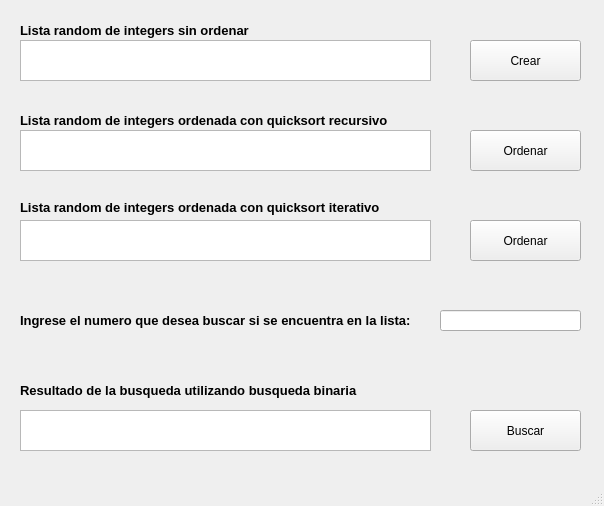
<?xml version="1.0" encoding="UTF-8"?>
<ui version="4.0">
 <class>MainWindow</class>
 <widget class="QMainWindow" name="MainWindow">
  <property name="geometry">
   <rect>
    <x>0</x>
    <y>0</y>
    <width>604</width>
    <height>506</height>
   </rect>
  </property>
  <property name="windowTitle">
   <string>MainWindow</string>
  </property>
  <widget class="QWidget" name="centralwidget">
   <widget class="QTextEdit" name="listasinordenar">
    <property name="geometry">
     <rect>
      <x>20</x>
      <y>40</y>
      <width>411</width>
      <height>41</height>
     </rect>
    </property>
   </widget>
   <widget class="QPushButton" name="crear">
    <property name="geometry">
     <rect>
      <x>470</x>
      <y>40</y>
      <width>111</width>
      <height>41</height>
     </rect>
    </property>
    <property name="text">
     <string>Crear</string>
    </property>
   </widget>
   <widget class="QLabel" name="label">
    <property name="geometry">
     <rect>
      <x>20</x>
      <y>10</y>
      <width>251</width>
      <height>41</height>
     </rect>
    </property>
    <property name="text">
     <string>&lt;html&gt;&lt;head/&gt;&lt;body&gt;&lt;p&gt;&lt;span style=&quot; font-size:10pt; font-weight:600;&quot;&gt;Lista random de integers sin ordenar&lt;/span&gt;&lt;/p&gt;&lt;/body&gt;&lt;/html&gt;</string>
    </property>
   </widget>
   <widget class="QTextEdit" name="listarecursiva">
    <property name="geometry">
     <rect>
      <x>20</x>
      <y>130</y>
      <width>411</width>
      <height>41</height>
     </rect>
    </property>
   </widget>
   <widget class="QPushButton" name="OrdenarR">
    <property name="geometry">
     <rect>
      <x>470</x>
      <y>130</y>
      <width>111</width>
      <height>41</height>
     </rect>
    </property>
    <property name="text">
     <string>Ordenar</string>
    </property>
   </widget>
   <widget class="QLabel" name="label_2">
    <property name="geometry">
     <rect>
      <x>20</x>
      <y>100</y>
      <width>401</width>
      <height>41</height>
     </rect>
    </property>
    <property name="text">
     <string>&lt;html&gt;&lt;head/&gt;&lt;body&gt;&lt;p&gt;&lt;span style=&quot; font-size:10pt; font-weight:600;&quot;&gt;Lista random de integers ordenada con quicksort recursivo&lt;/span&gt;&lt;/p&gt;&lt;/body&gt;&lt;/html&gt;</string>
    </property>
   </widget>
   <widget class="QTextEdit" name="listaiterativa">
    <property name="geometry">
     <rect>
      <x>20</x>
      <y>220</y>
      <width>411</width>
      <height>41</height>
     </rect>
    </property>
   </widget>
   <widget class="QPushButton" name="OrdenarI">
    <property name="geometry">
     <rect>
      <x>470</x>
      <y>220</y>
      <width>111</width>
      <height>41</height>
     </rect>
    </property>
    <property name="text">
     <string>Ordenar</string>
    </property>
   </widget>
   <widget class="QLabel" name="label_3">
    <property name="geometry">
     <rect>
      <x>20</x>
      <y>200</y>
      <width>401</width>
      <height>41</height>
     </rect>
    </property>
    <property name="text">
     <string>&lt;html&gt;&lt;head/&gt;&lt;body&gt;&lt;p&gt;&lt;span style=&quot; font-size:10pt; font-weight:600;&quot;&gt;Lista random de integers ordenada con quicksort iterativo&lt;/span&gt;&lt;/p&gt;&lt;p&gt;&lt;br/&gt;&lt;/p&gt;&lt;/body&gt;&lt;/html&gt;</string>
    </property>
   </widget>
   <widget class="QLineEdit" name="buscado">
    <property name="geometry">
     <rect>
      <x>440</x>
      <y>310</y>
      <width>141</width>
      <height>21</height>
     </rect>
    </property>
   </widget>
   <widget class="QLabel" name="label_4">
    <property name="geometry">
     <rect>
      <x>20</x>
      <y>300</y>
      <width>421</width>
      <height>41</height>
     </rect>
    </property>
    <property name="text">
     <string>&lt;html&gt;&lt;head/&gt;&lt;body&gt;&lt;p&gt;&lt;span style=&quot; font-size:10pt; font-weight:600;&quot;&gt;Ingrese el numero que desea buscar si se encuentra en la lista:&lt;/span&gt;&lt;/p&gt;&lt;/body&gt;&lt;/html&gt;</string>
    </property>
   </widget>
   <widget class="QTextEdit" name="resultadobusqueda">
    <property name="geometry">
     <rect>
      <x>20</x>
      <y>410</y>
      <width>411</width>
      <height>41</height>
     </rect>
    </property>
   </widget>
   <widget class="QPushButton" name="buscar">
    <property name="geometry">
     <rect>
      <x>470</x>
      <y>410</y>
      <width>111</width>
      <height>41</height>
     </rect>
    </property>
    <property name="text">
     <string>Buscar</string>
    </property>
   </widget>
   <widget class="QLabel" name="label_5">
    <property name="geometry">
     <rect>
      <x>20</x>
      <y>370</y>
      <width>401</width>
      <height>41</height>
     </rect>
    </property>
    <property name="text">
     <string>&lt;html&gt;&lt;head/&gt;&lt;body&gt;&lt;p&gt;&lt;span style=&quot; font-size:10pt; font-weight:600;&quot;&gt;Resultado de la busqueda utilizando busqueda binaria&lt;/span&gt;&lt;/p&gt;&lt;/body&gt;&lt;/html&gt;</string>
    </property>
   </widget>
  </widget>
  <widget class="QMenuBar" name="menubar">
   <property name="geometry">
    <rect>
     <x>0</x>
     <y>0</y>
     <width>604</width>
     <height>21</height>
    </rect>
   </property>
  </widget>
  <widget class="QStatusBar" name="statusbar"/>
 </widget>
 <resources/>
 <connections/>
</ui>
